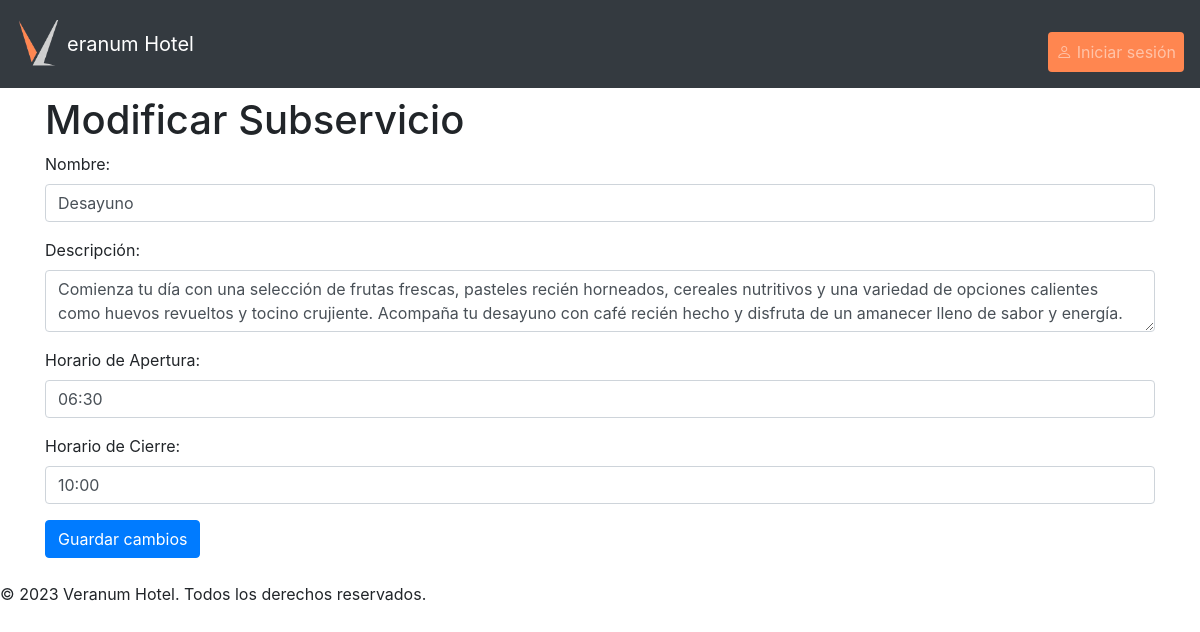
/subservicio/1/modificar/, run on the app's committed database.
### VeranumApp/models.py (models this page shows, shortened)
class Subservicio(models.Model):
    idSubservicio = models.AutoField(primary_key=True)
    nombre = models.CharField(max_length=100)
    descripcion = models.TextField(max_length=400)
    horarioApertura = models.TimeField()
    horarioCierre = models.TimeField()
    servicio = models.ForeignKey(ServicioHoteleria, on_delete=models.CASCADE)
    imagen = models.ImageField(default='static/img/servicio_prueba.jpg', upload_to='static/img')

### VeranumApp/views.py (the view, shortened to what this page needs)
# urls.py: path('subservicio/<int:subservicio_id>/modificar/', views.modificar_subservicio, name='modificar_subservicio'),
def modificar_subservicio(request, subservicio_id):
    subservicio = Subservicio.objects.get(idSubservicio=subservicio_id)
    return render(request, 'modificar_subservicio.html', {'subservicio': subservicio})

### VeranumApp/templates/modificar_subservicio.html (shortened to what this page needs)
{% extends 'base.html' %}
{% block content %}
  <h1>Modificar Subservicio</h1>
  <form method="POST" action="{% url 'guardar_modificacion_subservicio' subservicio.idSubservicio %}">
    <div class="form-group">
      <label for="nombre">Nombre:</label>
      <input type="text" class="form-control" id="nombre" name="nombre" value="{{ subservicio.nombre }}">
    </div>
    <div class="form-group">
      <label for="descripcion">Descripción:</label>
      <textarea class="form-control" id="descripcion" name="descripcion">{{ subservicio.descripcion }}</textarea>
    </div>
    <div class="form-group">
      <label for="horarioApertura">Horario de Apertura:</label>
      <input type="text" class="form-control" id="horarioApertura" name="horarioApertura" value="{{ subservicio.horarioApertura }}">
    </div>
    <div class="form-group">
      <label for="horarioCierre">Horario de Cierre:</label>
      <input type="text" class="form-control" id="horarioCierre" name="horarioCierre" value="{{ subservicio.horarioCierre }}">
    </div>
    <button type="submit" class="btn btn-primary">Guardar cambios</button>
  </form>
{% endblock %}

### VeranumApp/templates/base.html (shortened to what this page needs)
{% load static %}
<!DOCTYPE html>
<html lang="es">
<head>
    <link rel="stylesheet" href="https://stackpath.bootstrapcdn.com/bootstrap/4.5.2/css/bootstrap.min.css">
    <link rel="stylesheet" type="text/css" href="{% static 'css/style.css' %}">
    <link rel="stylesheet" href="https://cdn.jsdelivr.net/npm/bootstrap-icons@1.10.5/font/bootstrap-icons.css">
</head>
<body>
    <header>
        {% block header %}
        <nav class="navbar navbar-expand-lg navbar-dark bg-dark">
            <a class="navbar-brand" href="{% url 'buscar_habitaciones' %}">
                <table class="tabla-empresa">
                    <tr>
                        <td>
                            <img class="foto-icono" src="{% static 'img/icono.png' %}" alt="Icono de la empresa">
                        </td>
                        <td>eranum Hotel</td>
                    </tr>
                </table>
            </a>
            <div class="collapse navbar-collapse" id="navbarNav">
                <ul class="navbar-nav ml-auto login">
                    {% if user.is_authenticated %}
                    <li class="nav-item btn-user">
                        <a id= 'btn-usuario'class="btn btn-link nav-link" href="{% url 'perfil' %}">{{ user.username }}</a>
                    </li>
                    <li class="nav-item btn-sesion">
                        <button class="btn btn-link nav-link" data-toggle="modal" data-target="#confirmarModal">
                            <i class="fa-solid fa-arrow-right-from-bracket"></i> Cerrar sesión
                        </button>
                    </li>
                </ul>
            </div>
            <div class="modal fade" id="confirmarModal" tabindex="-1" role="dialog" aria-labelledby="confirmarModalLabel"
                aria-hidden="true">
                <div class="modal-dialog" role="document">
                    <div class="modal-content">
                        <div class="modal-header">
                            <h5 class="modal-title" id="confirmarModalLabel">Confirmación de cierre de sesión</h5>
                            <button type="button" class="close" data-dismiss="modal" aria-label="Cerrar">
                                <span aria-hidden="true">&times;</span>
                            </button>
                        </div>
                        <div class="modal-body">
                            <p>¿Está seguro de que desea cerrar sesión?</p>
                        </div>
                        <div class="modal-footer">
                            <button type="button" class="btn btn-secondary" data-dismiss="modal">Cancelar</button>
                            <form action="{% url 'logout' %}" method="POST">
                                {% csrf_token %}
                                <button type="submit" class="btn btn-primary">Sí, cerrar sesión</button>
                            </form>
                        </div>
                    </div>
                </div>
            </div>
            {% else %}
            <li class="nav-item btn-sesion">
                <a class="btn btn-link nav-link" href="{% url 'iniciar_sesion' %}"><i
                        class="bi bi-person"></i>&nbsp;Iniciar sesión</a>
            </li>
            </div>
            {% endif %}
        </nav>
        {% endblock %}
    </header>
    <div class="container mt-2">
        {% block content %}
        {% endblock %}
    </div>
    <footer>
        <p>© 2023 Veranum Hotel. Todos los derechos reservados.</p>
    </footer>
</body>
</html>

### static/css/style.css (style rules this page uses)
html { scroll-behavior: ; }
.foto-icono { width: 48px; height: auto; display: block; margin: 0 auto; }
.login button, .login a { border: 1px #ff8650; background-color: #ff8650; min-width: 120px; min-height: 24px; }
.login .nav-link { margin-bottom: .5rem; margin-top: 1.5rem; }
.btn-sesion { min-width: 128px; }
body { transition: 0.3s all ease-in-out; }
footer { bottom: 1px; }

### data on the page
Subservicio: nombre "Desayuno", descripcion "Comienza tu día con una selección de frutas frescas, pasteles recién horneados, cereales nutritivos y una variedad de opciones calientes como huevos revueltos y tocino crujiente. Acompaña tu desayuno con café recién hecho y disfruta de un amanecer lleno de sabor y energía.", horarioApertura "06:30", horarioCierre "10:00"
